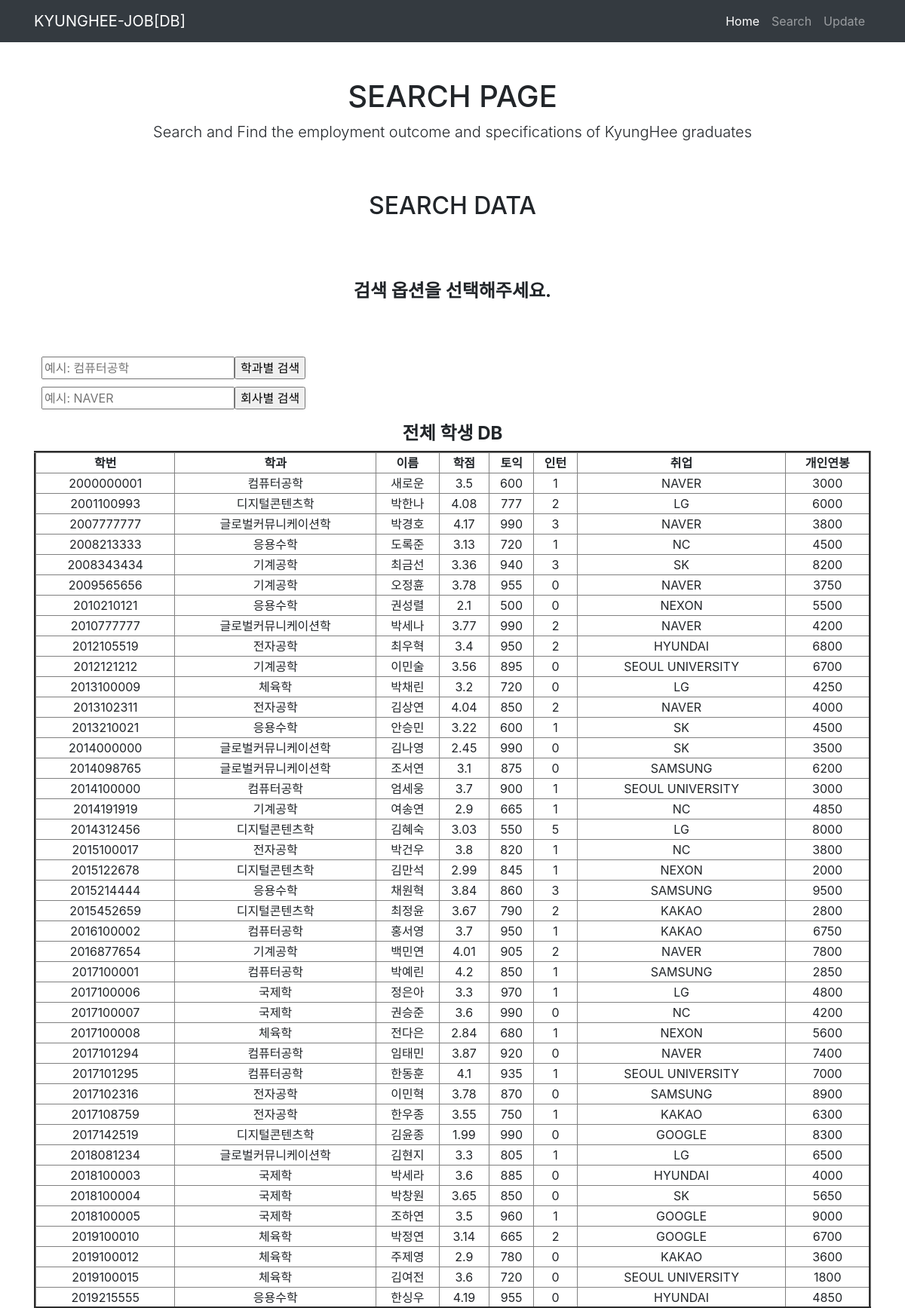
Screenshot of /search (upper part) with the database file from the repository.
### tables this page shows
CREATE TABLE "student" (
	"학번"	INTEGER NOT NULL UNIQUE,
	"전공"	TEXT NOT NULL,
	"이름"	TEXT NOT NULL,
	"학점"	REAL NOT NULL,
	"토익"	INTEGER,
	"인턴"	INTEGER,
	"회사"	TEXT NOT NULL,
	"개인연봉"	INTEGER,
	FOREIGN KEY("회사") REFERENCES "corp"("회사") on update cascade,
	FOREIGN KEY("전공") REFERENCES "major"("학과") on update cascade,
	PRIMARY KEY("학번")
);

### main.py (the view)
@app.route('/search')
def Search():
    info = dbdb.select_all()
    info2 = dbdb.select_all_corp()
    title = '취업 현황'
    colors = [
    "#F7464A", "#46BFBD", "#FDB45C", "#FEDCBA",
    "#ABCDEF", "#DDDDDD", "#ABCABC", "#4169E1",
    "#C71585", "#FF4500"
    ]
    labels = [info2[0][0], info2[1][0], info2[2][0], info2[3][0], info2[4][0], info2[5][0], info2[6][0], info2[7][0], info2[8][0], info2[9][0]]
    values = [info2[0][3], info2[1][3], info2[2][3], info2[3][3], info2[4][3], info2[5][3], info2[6][3], info2[7][3], info2[8][3], info2[9][3]]
    return render_template("search.html", DBdata = info, DBdata2 = info2, max = 17000, title = title, set = zip(values, labels, colors))

### dbdb.py (called while the page is built)
def dbcon():
    return sqlite3.connect('myDB.db')

def select_all():
    ret = list()
    try:
        db = dbcon()
        Cursor = db.cursor()
        Cursor.execute("SELECT * FROM student")
        ret = Cursor.fetchall()
    except Exception as e:
        print('db select all error', e)
    finally:
        db.close()
        return ret

def select_all_corp():
    ret = list()
    try:
        db = dbcon()
        Cursor = db.cursor()
        Cursor.execute("SELECT c.회사 AS 소속회사, c.위치, c.평균연봉, (COUNT(c.회사)) AS 소속수 FROM student s LEFT JOIN corp c ON s.회사 == c.회사 GROUP BY c.회사")
        ret = Cursor.fetchall()
    except Exception as e:
        print('db select all error', e)
    finally:
        db.close()
        return ret

### templates/search.html (shortened to what this page needs)
<!DOCTYPE html>
<html lang="en">
<head>
  <link href = "../static/css/bootstrap.css" rel = "stylesheet">
</head>
<body>
  <nav class="navbar navbar-expand-lg navbar-dark bg-dark static-top">
    <div class="container">
      <a class="navbar-brand" href="/">KYUNGHEE-JOB[DB]</a>
      <div class="collapse navbar-collapse" id="navbarResponsive">
        <ul class="navbar-nav ml-auto">
          <li class="nav-item active">
            <a class="nav-link" href="/">Home
            </a>
          </li>
          <li class="nav-item">
            <a class="nav-link" href="/search">Search</a>
          </li>
          <li class="nav-item">
            <a class="nav-link" href="/update">Update</a>
          </li>
        </ul>
      </div>
    </div>
  </nav>
  <div class="container">
    <div class="row">
      <div class="col-lg-12 text-center">
        <h1 class="mt-5">SEARCH PAGE</h1>
        <p class="lead">Search and Find the employment outcome and specifications of KyungHee graduates</p>
        <br>
        <br>
        <h2>SEARCH DATA</h2>
        <br>
        <h5 class ="mt-5">
          <h4><b>검색 옵션을 선택해주세요.</b></h4>
          <br>
          <br>
          <p>
            <form action = "/inputMajor" method = "POST" style = "margin:10px;">
              <div style = "float:left;">
                <input type = "text" id = "input_major" name = "input_major" placeholder = "예시: 컴퓨터공학"><br>
              </div>
              <div class = "button" style = "float:left;">
                <input type = "submit" value = "학과별 검색" onClick = "location.href='/inputMajor'">
              </div>
            </form>
          </p>
          <br>
          <p>
            <form action = "/inputCorp" method = "POST" style = "margin:10px;">
              <div style = "float:left;">
                <input type = "text" id = "input_Corp" name = "input_Corp" placeholder = "예시: NAVER"><br>
              </div>
              <div class = "button" style = "float:left;">
                <input type = "submit" value = "회사별 검색" onClick = "location.href='/inputCorp'">
              </div>
            </form>
          </p>
          <br>
          <br>
          <h4><b>전체 학생 DB</b></h4>
          <table valign = "top" border = "3" width = 100% margin = auto >
            <th>학번</th><th>학과</th><th>이름</th><th>학점</th><th>토익</th><th>인턴</th><th>취업</th><th>개인연봉</th>
            {% for row in DBdata %}
            <tr>
              <td>{{ row[0] }}</td><td>{{ row[1] }}</td><td>{{ row[2] }}</td><td>{{ row[3] }}</td>
              <td>{{ row[4] }}</td><td>{{ row[5] }}</td><td>{{ row[6] }}</td><td>{{ row[7] }}</td>
            <tr>
            {% endfor %}
          </table>
          <br>
          <br>
          <br>
          <br>
          <br>
          <br>
          <br>
          <br>
          <br>
          <br>
          <br>
        </h5>
      </div>
    </div>
  </div>
</body>
</html>

### rows the page displays
student: 학번 "2000000001", 전공 "컴퓨터공학", 이름 "새로운", 학점 "3.5", 토익 "600", 인턴 "1", 회사 "NAVER", 개인연봉 "3000"
student: 학번 "2001100993", 전공 "디지털콘텐츠학", 이름 "박한나", 학점 "4.08", 토익 "777", 인턴 "2", 회사 "LG", 개인연봉 "6000"
student: 학번 "2007777777", 전공 "글로벌커뮤니케이션학", 이름 "박경호", 학점 "4.17", 토익 "990", 인턴 "3", 회사 "NAVER", 개인연봉 "3800"
student: 학번 "2008213333", 전공 "응용수학", 이름 "도록준", 학점 "3.13", 토익 "720", 인턴 "1", 회사 "NC", 개인연봉 "4500"
student: 학번 "2008343434", 전공 "기계공학", 이름 "최금선", 학점 "3.36", 토익 "940", 인턴 "3", 회사 "SK", 개인연봉 "8200"
student: 학번 "2009565656", 전공 "기계공학", 이름 "오정휸", 학점 "3.78", 토익 "955", 인턴 "0", 회사 "NAVER", 개인연봉 "3750"
student: 학번 "2010210121", 전공 "응용수학", 이름 "권성렬", 학점 "2.1", 토익 "500", 인턴 "0", 회사 "NEXON", 개인연봉 "5500"
student: 학번 "2010777777", 전공 "글로벌커뮤니케이션학", 이름 "박세나", 학점 "3.77", 토익 "990", 인턴 "2", 회사 "NAVER", 개인연봉 "4200"
student: 학번 "2012105519", 전공 "전자공학", 이름 "최우혁", 학점 "3.4", 토익 "950", 인턴 "2", 회사 "HYUNDAI", 개인연봉 "6800"
student: 학번 "2012121212", 전공 "기계공학", 이름 "이민술", 학점 "3.56", 토익 "895", 인턴 "0", 회사 "SEOUL UNIVERSITY", 개인연봉 "6700"
student: 학번 "2013100009", 전공 "체육학", 이름 "박채린", 학점 "3.2", 토익 "720", 인턴 "0", 회사 "LG", 개인연봉 "4250"
student: 학번 "2013102311", 전공 "전자공학", 이름 "김상연", 학점 "4.04", 토익 "850", 인턴 "2", 회사 "NAVER", 개인연봉 "4000"
student: 학번 "2013210021", 전공 "응용수학", 이름 "안승민", 학점 "3.22", 토익 "600", 인턴 "1", 회사 "SK", 개인연봉 "4500"
student: 학번 "2014000000", 전공 "글로벌커뮤니케이션학", 이름 "김나영", 학점 "2.45", 토익 "990", 인턴 "0", 회사 "SK", 개인연봉 "3500"
student: 학번 "2014098765", 전공 "글로벌커뮤니케이션학", 이름 "조서연", 학점 "3.1", 토익 "875", 인턴 "0", 회사 "SAMSUNG", 개인연봉 "6200"
student: 학번 "2014100000", 전공 "컴퓨터공학", 이름 "엄세웅", 학점 "3.7", 토익 "900", 인턴 "1", 회사 "SEOUL UNIVERSITY", 개인연봉 "3000"
student: 학번 "2014191919", 전공 "기계공학", 이름 "여송연", 학점 "2.9", 토익 "665", 인턴 "1", 회사 "NC", 개인연봉 "4850"
student: 학번 "2014312456", 전공 "디지털콘텐츠학", 이름 "김혜숙", 학점 "3.03", 토익 "550", 인턴 "5", 회사 "LG", 개인연봉 "8000"
student: 학번 "2015100017", 전공 "전자공학", 이름 "박건우", 학점 "3.8", 토익 "820", 인턴 "1", 회사 "NC", 개인연봉 "3800"
student: 학번 "2015122678", 전공 "디지털콘텐츠학", 이름 "김만석", 학점 "2.99", 토익 "845", 인턴 "1", 회사 "NEXON", 개인연봉 "2000"
student: 학번 "2015214444", 전공 "응용수학", 이름 "채원혁", 학점 "3.84", 토익 "860", 인턴 "3", 회사 "SAMSUNG", 개인연봉 "9500"
student: 학번 "2015452659", 전공 "디지털콘텐츠학", 이름 "최정윤", 학점 "3.67", 토익 "790", 인턴 "2", 회사 "KAKAO", 개인연봉 "2800"
student: 학번 "2016100002", 전공 "컴퓨터공학", 이름 "홍서영", 학점 "3.7", 토익 "950", 인턴 "1", 회사 "KAKAO", 개인연봉 "6750"
student: 학번 "2016877654", 전공 "기계공학", 이름 "백민연", 학점 "4.01", 토익 "905", 인턴 "2", 회사 "NAVER", 개인연봉 "7800"
student: 학번 "2017100001", 전공 "컴퓨터공학", 이름 "박예린", 학점 "4.2", 토익 "850", 인턴 "1", 회사 "SAMSUNG", 개인연봉 "2850"
student: 학번 "2017100006", 전공 "국제학", 이름 "정은아", 학점 "3.3", 토익 "970", 인턴 "1", 회사 "LG", 개인연봉 "4800"
student: 학번 "2017100007", 전공 "국제학", 이름 "권승준", 학점 "3.6", 토익 "990", 인턴 "0", 회사 "NC", 개인연봉 "4200"
student: 학번 "2017100008", 전공 "체육학", 이름 "전다은", 학점 "2.84", 토익 "680", 인턴 "1", 회사 "NEXON", 개인연봉 "5600"
student: 학번 "2017101294", 전공 "컴퓨터공학", 이름 "임태민", 학점 "3.87", 토익 "920", 인턴 "0", 회사 "NAVER", 개인연봉 "7400"
student: 학번 "2017101295", 전공 "컴퓨터공학", 이름 "한동훈", 학점 "4.1", 토익 "935", 인턴 "1", 회사 "SEOUL UNIVERSITY", 개인연봉 "7000"
student: 학번 "2017102316", 전공 "전자공학", 이름 "이민혁", 학점 "3.78", 토익 "870", 인턴 "0", 회사 "SAMSUNG", 개인연봉 "8900"
student: 학번 "2017108759", 전공 "전자공학", 이름 "한우종", 학점 "3.55", 토익 "750", 인턴 "1", 회사 "KAKAO", 개인연봉 "6300"
student: 학번 "2017142519", 전공 "디지털콘텐츠학", 이름 "김윤종", 학점 "1.99", 토익 "990", 인턴 "0", 회사 "GOOGLE", 개인연봉 "8300"
student: 학번 "2018081234", 전공 "글로벌커뮤니케이션학", 이름 "김현지", 학점 "3.3", 토익 "805", 인턴 "1", 회사 "LG", 개인연봉 "6500"
student: 학번 "2018100003", 전공 "국제학", 이름 "박세라", 학점 "3.6", 토익 "885", 인턴 "0", 회사 "HYUNDAI", 개인연봉 "4000"
student: 학번 "2018100004", 전공 "국제학", 이름 "박창원", 학점 "3.65", 토익 "850", 인턴 "0", 회사 "SK", 개인연봉 "5650"
student: 학번 "2018100005", 전공 "국제학", 이름 "조하연", 학점 "3.5", 토익 "960", 인턴 "1", 회사 "GOOGLE", 개인연봉 "9000"
student: 학번 "2019100010", 전공 "체육학", 이름 "박정연", 학점 "3.14", 토익 "665", 인턴 "2", 회사 "GOOGLE", 개인연봉 "6700"
student: 학번 "2019100012", 전공 "체육학", 이름 "주제영", 학점 "2.9", 토익 "780", 인턴 "0", 회사 "KAKAO", 개인연봉 "3600"
student: 학번 "2019100015", 전공 "체육학", 이름 "김여전", 학점 "3.6", 토익 "720", 인턴 "0", 회사 "SEOUL UNIVERSITY", 개인연봉 "1800"
student: 학번 "2019215555", 전공 "응용수학", 이름 "한싱우", 학점 "4.19", 토익 "955", 인턴 "0", 회사 "HYUNDAI", 개인연봉 "4850"
